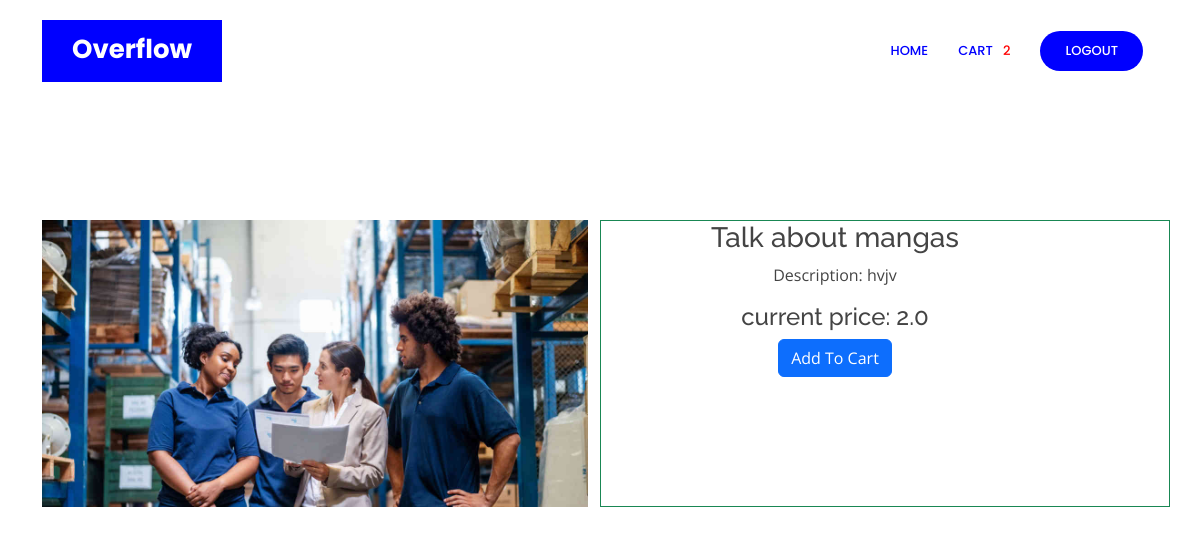
Screenshot of /product_desc/6 (signed in) with the database file from the repository.
### core/models.py (models this page shows, shortened)
class Order(models.Model):
    user = models.ForeignKey(User, on_delete=models.CASCADE)
    items = models.ManyToManyField(OrderItem)
    start_date = models.DateTimeField(auto_now_add=True)
    ordered_date =  models.DateTimeField()
    ordered = models.BooleanField(default=False)
    order_id = models.CharField(max_length=100,unique=True,default=None,blank=True,null=True)
    datetime_of_payment = models.DateTimeField(auto_now_add=True)
    order_delivered = models.BooleanField(default=False)
    order_received = models.BooleanField(default=False)
    razorpay_order_id = models.CharField(max_length=500,null=True,blank=True)
    razorpay_payment_id =  models.CharField(max_length=500,null=True,blank=True)
    razorpay_signature =  models.CharField(max_length=500,null=True,blank=True)

class Product(models.Model):
    name = models.CharField(max_length=100)
    category = models.ForeignKey('Category', on_delete=models.CASCADE)
    desc = models.TextField()
    price = models.FloatField(default=0.0)
    product_available_count = models.IntegerField(default=0)
    img = models.ImageField(upload_to = 'images/')

### core/views.py (the view)
# urls.py: path('product_desc/<pk>',views.product_desc,name='product_desc'),
def product_desc(request,pk):
    product = Product.objects.get(pk=pk)
    return render(request,'core/product_desc.html',{'product':product})

### core/templatetags/cart_template_tag.py (called while the page is built)
@register.filter
def cart_item_count(user):
    if user.is_authenticated:
        qs = Order.objects.filter(user=user,ordered=False)
        if qs.exists():
            return qs[0].items.count()
    return 0

### templates/core/product_desc.html (shortened to what this page needs)
<!DOCTYPE html>
{% load static %}
{% load cart_template_tag %}
<html lang="en">
<head>
  <link href="{% static 'vendor/aos/aos.css' %}" rel="stylesheet">
  <link href="{% static 'vendor/bootstrap/css/bootstrap.min.css' %}" rel="stylesheet">
  <link href="{% static 'assets/vendor/bootstrap-icons/bootstrap-icons.css' %}" rel="stylesheet">
  <link href="{% static 'vendor/boxicons/css/boxicons.min.css' %}" rel="stylesheet">
  <link href="{% static 'assets/vendor/glightbox/css/glightbox.min.css' %}" rel="stylesheet">
  <link href="{% static 'vendor/remixicon/remixicon.css' %}" rel="stylesheet">
  <link href="{% static 'vendor/swiper/swiper-bundle.min.css' %}" rel="stylesheet">
  <link href="{% static 'css/style.css' %}" rel="stylesheet">
</head>
<body>
  <header id="header" class="fixed-top d-flex align-items-center">
    <div class="container">
      <div class="header-container d-flex align-items-center justify-content-between">
        <div class="logo" style="color: blue;">
          <h1 class="text-light"><a href="index.html"><span >Overflow</span></a></h1>
        </div>
        <nav id="navbar" class="navbar">
          <ul>
            {% if user.is_authenticated %}
            <li><a class="nav-link scrollto active" href="{% url 'index' %}">Home</a></li>
            <li><a class="nav-link scrollto active" href="{% url 'orderlist' %}">Cart &nbsp;&nbsp;
             <div style="color: red;">{{request.user | cart_item_count}}
             </div>
            </a></li>
            <li><a class="getstarted scrollto" href="{% url 'user_logout' %}">Logout</a></li>
            {% else %}
            <li><a class="getstarted scrollto" href="{% url 'user_login' %}">Login</a></li>
            <li><a class="getstarted scrollto" href="{% url 'user_register' %}">Register</a></li>
            {% endif %}
          </ul>
        </nav>
      </div>
    </div>
  </header>
  <div class="container" style="margin-top: 220px;">
    <div class="row">
              <div class="col-6">
                   <div class="tab-pane active" id="pic-1">
                          <img src="{{product.img.url}}" width="100%" />
                   </div>
               </div>
               <div class="col-6 border border-success">
                      <div class="details col-0" style="text-align: center; margin-right: 100px;">
                          <h3 class="product.title">{{product.name}}</h3>
                          <p class="product.description">Description: {{product.desc}}</p>
                          <h4 class="price">current price: <span> {{product.price}}</span></h4>
                          <div class="action">
                              <a href="{% url 'add_to_cart' product.pk %}" class="add-to-cart btn btn-primary">Add To Cart</a>
                          </div>
                      </div>
                 </div>
              </div>
     </div>
</body>
</html>

### static/css/style.css (style rules this page uses)
body { font-family: "Open Sans", sans-serif; color: #444444; }
a { color: blue; text-decoration: none; }
h1, h2, h3, h4, h5, h6 { font-family: "Raleway", sans-serif; }
#header { transition: all 0.5s; z-index: 997; transition: all 0.5s; top: 20px; }
#header .header-container { background: #fff; }
#header .logo { overflow: hidden; padding: 16px 30px 12px 30px; background: blue; }
#header .logo h1 { font-size: 26px; padding: 0; line-height: 1; font-weight: 700; font-family: "Poppins", sans-serif; }
#header .logo h1 a, #header .logo h1 a:hover { color: #fff; text-decoration: none; }
.navbar { padding: 0; }
.navbar ul { margin: 0; padding: 0; display: flex; list-style: none; align-items: center; }
.navbar li { position: relative; }
.navbar a, .navbar a:focus { display: flex; align-items: center; justify-content: space-between; padding: 10px 0 10px 30px; color: #36343a; transition: 0.3s; font-size: 13px; font-weight: 500; text-transform: uppercase; font-family: "Poppins", sans-serif; white-space: nowrap; transition: 0.3s; }
.navbar a:hover, .navbar .active, .navbar .active:focus, .navbar li:hover>a { color: blue; }
.navbar .getstarted, .navbar .getstarted:focus { background: blue; padding: 10px 25px; margin-left: 30px; margin-right: 15px; border-radius: 50px; color: #fff; }

### rows the page displays
Product: img (picture), name "Talk about mangas", desc "hvjv", price "2.0"

### other values shown
{{ request.user | cart_item_count }} "2"
